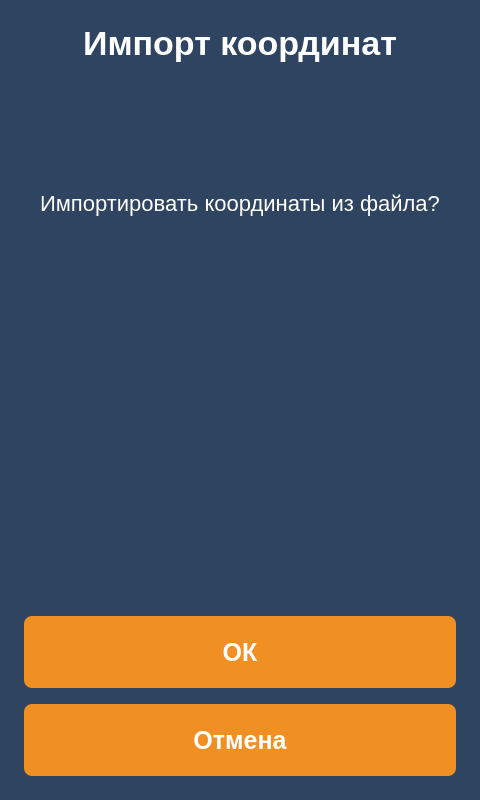
<?xml version="1.0" encoding="UTF-8"?>
<ui version="4.0">
 <class>screen_43_hal_import_confirm</class>
 <widget class="QWidget" name="screen_43_hal_import_confirm">
  <property name="geometry"><rect><x>0</x><y>0</y><width>480</width><height>800</height></rect></property>
  <property name="windowTitle"><string>screen_43_hal_import_confirm</string></property>
  <property name="styleSheet"><string notr="true">QWidget{
	background-color: #2e4461;
}
QLabel {
	background: none;
	color: #FFFFFF;
	border-width: 0px;
	border-radius: 0px;
	font-family: &quot;Roboto&quot;, Sans-serif;
}
QPushButton {
	color: #FFFFFF;
	background-color: #f09022;
	border-width: 0px;
	border-radius: 8px;
	font-weight: 600;
	font-family: &quot;Roboto&quot;, Sans-serif;
}</string></property>
  <layout class="QVBoxLayout" name="verticalLayout">
   <property name="leftMargin"><number>24</number></property>
   <property name="topMargin"><number>24</number></property>
   <property name="rightMargin"><number>24</number></property>
   <property name="bottomMargin"><number>24</number></property>
   <property name="spacing"><number>16</number></property>
   <item>
    <widget class="QLabel" name="lbl_title">
     <property name="text"><string>Импорт координат</string></property>
     <property name="alignment"><set>Qt::AlignCenter</set></property>
     <property name="styleSheet"><string notr="true">font-size: 34px; font-weight: 700;</string></property>
    </widget>
   </item>
   <item>
    <widget class="QLabel" name="lbl_icon">
     <property name="minimumSize"><size><width>0</width><height>96</height></size></property>
     <property name="alignment"><set>Qt::AlignCenter</set></property>
     <property name="pixmap"><pixmap resource="../img/resources.qrc">:/icons/down.png</pixmap></property>
     <property name="scaledContents"><bool>false</bool></property>
    </widget>
   </item>
   <item>
    <widget class="QLabel" name="lbl_body">
     <property name="text"><string>Импортировать координаты из файла?</string></property>
     <property name="alignment"><set>Qt::AlignCenter</set></property>
     <property name="styleSheet"><string notr="true">font-size: 22px;</string></property>
     <property name="wordWrap"><bool>true</bool></property>
    </widget>
   </item>
   <item>
    <spacer name="verticalSpacer">
     <property name="orientation"><enum>Qt::Vertical</enum></property>
     <property name="sizeHint" stdset="0"><size><width>20</width><height>40</height></size></property>
    </spacer>
   </item>
   <item>
    <widget class="QPushButton" name="btn_ok">
     <property name="text"><string>ОК</string></property>
     <property name="minimumSize"><size><width>0</width><height>72</height></size></property>
     <property name="styleSheet"><string notr="true">QPushButton { color: #FFFFFF; background-color: #f09022; border-radius: 8px; font-weight: 600; font-size: 25px; min-height: 72px; }</string></property>
    </widget>
   </item>
   <item>
    <widget class="QPushButton" name="btn_back">
     <property name="text"><string>Отмена</string></property>
     <property name="minimumSize"><size><width>0</width><height>72</height></size></property>
     <property name="styleSheet"><string notr="true">QPushButton { color: #FFFFFF; background-color: #f09022; border-radius: 8px; font-weight: 600; font-size: 25px; min-height: 72px; }</string></property>
    </widget>
   </item>
  </layout>
 </widget>
 <resources>
  <include location="../img/resources.qrc"/>
 </resources>
 <connections/>
</ui>
